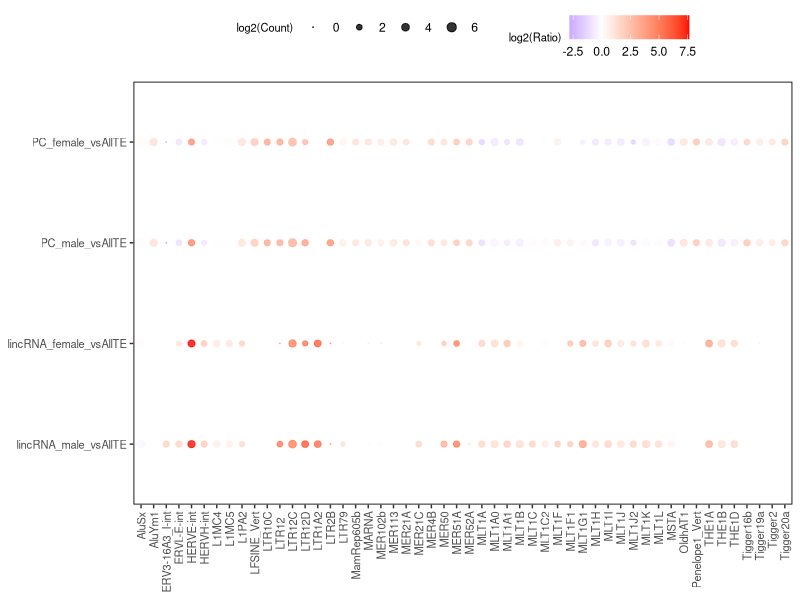

Write R code to recreate this figure.
#input file
library(ggplot2)
f<-read.table("TE_subfamily_Enrichment.txt",header = T)

mid<-0
ggplot(f,aes(x=TE, y=Type, size = log2(Count), col = log2(Ratio)))+ 
  geom_point(alpha=0.8) +
  scale_color_gradient2(midpoint=mid, low="blue", mid="white", high="red" ) + 
  scale_size(range = c(0.01, 3))+
  scale_y_discrete(limits=c("lincRNA_male_vsAllTE","lincRNA_female_vsAllTE",
                            "PC_male_vsAllTE","PC_female_vsAllTE"))+
  theme(axis.text.x = element_text(angle = 90, hjust = 1, size=8,vjust = 0.5), 
        axis.text.y = element_text(size=8),
        axis.title.x = element_blank(),
        axis.title.y = element_blank(),
        panel.border = element_rect( colour = "black", fill = NA, size=0.6),
        strip.text.x = element_text(size=6),
        legend.title = element_text(size = 8),
        legend.position="top",
        panel.grid.minor = element_blank(), panel.background = element_blank())
